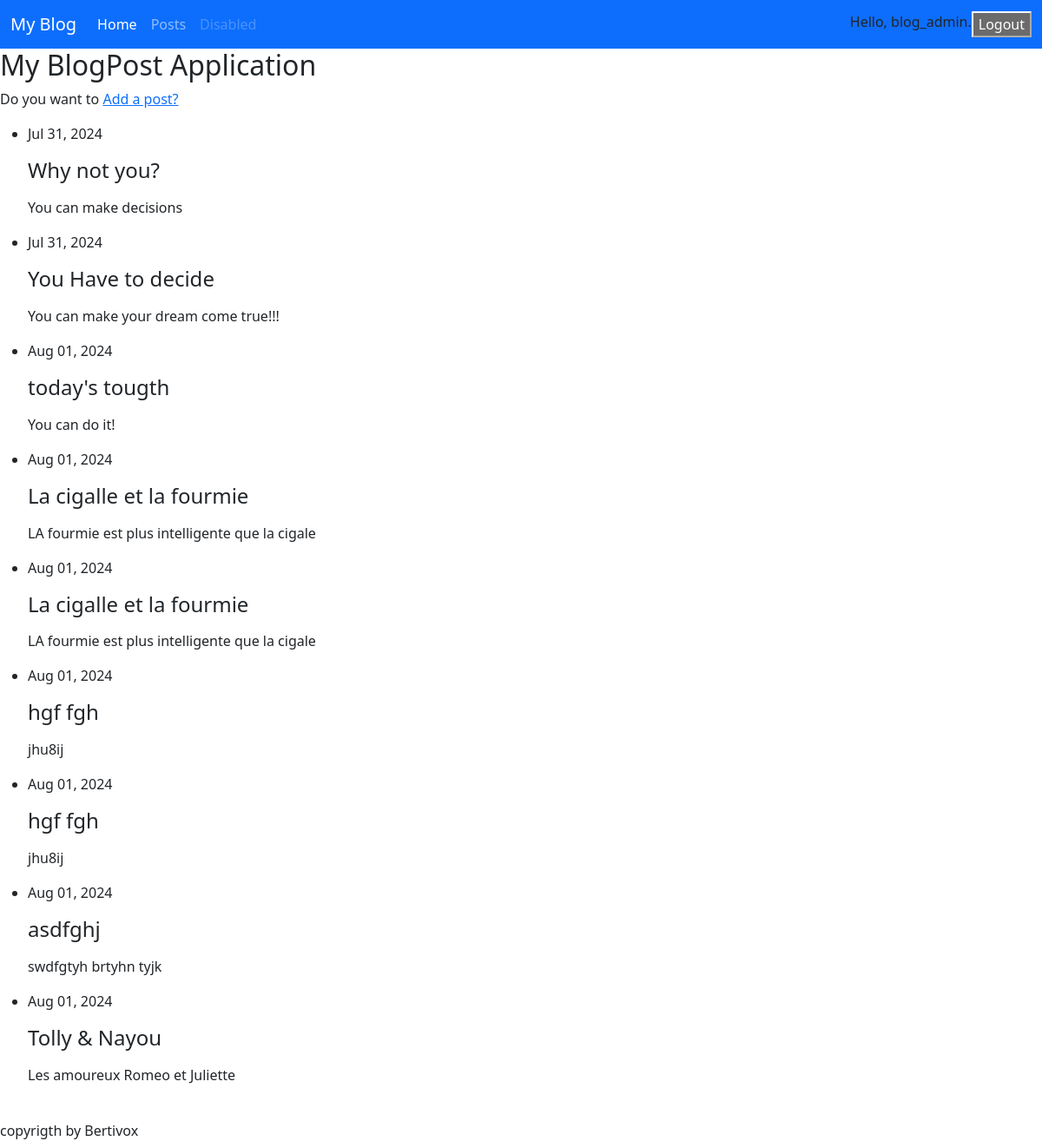
The page /post (signed in) on the database its author committed.
### blogs/models.py (models this page shows, shortened)
class BlogPost(models.Model):
    title=models.CharField(max_length=200)
    content=models.CharField(max_length=500)
    date_added=models.DateField(auto_now_add=True)
    owner=models.ForeignKey(User, on_delete=models.CASCADE)

### blogs/views.py (the view)
# urls.py: path('post', views.post, name='post'),
@login_required
def post(request):
    post=BlogPost.objects.filter(owner=request.user).order_by('date_added')
    context={'post': post}
    return render(request, 'blogs/post.html', context)

### templates/blogs/post.html
{% extends 'base.html'%}
{% block content %}
   <p>Do you want to <a href="{% url 'add_post'%}">Add a post?</a></p>
    <ul>
        {% for post in post %}
        <li>
            <p>{{post.date_added|date:'M d, Y'}}</p>
            <h4>{{post.title}}</h4>
            <p>{{post.content|linebreaks}}</p>
        </li>
        {% endfor %}
    </ul>
{% endblock content%}

### templates/base.html (shortened to what this page needs)
{% load django_bootstrap5 %}
<!DOCTYPE html>
<html lang="en">
<head>
    {% bootstrap_css %}
</head>
<body>
    <nav class="navbar navbar-expand-lg bg-primary" data-bs-theme="dark">
        <div class="container-fluid">
          <a class="navbar-brand" href="{% url 'index' %}">My Blog</a>
          <div class="collapse navbar-collapse" id="navbarSupportedContent">
            <ul class="navbar-nav me-auto mb-2 mb-lg-0">
              <li class="nav-item">
                <a class="nav-link active" aria-current="page" href="{% url 'index' %}">Home</a>
              </li>
              <li class="nav-item">
                <a class="nav-link" href="{% url 'post' %}">Posts</a>
              </li>
              <li class="nav-item">
                <a class="nav-link disabled" aria-disabled="true">Disabled</a>
              </li>
            </ul>
            <ul class="nav navbar-nav navbar-right">
                {% if user.is_authenticated %}
                <li class="nav-item">
                    <a>Hello, {{ user.username }}.</a>
                </li>
                <form method="post" action="{% url 'logout' %}">
                    <button type="submit">Logout</button>
                </form>
                {% endif %}
            </ul>
          </div>
        </div>
      </nav>
            <h2>My BlogPost Application</h2>
        {% block content %}{% endblock content %}
        <br>
        <footer>copyrigth by Bertivox</footer>
</body>
</html>

### rows shown on the page
BlogPost: date_added "Jul 31, 2024", title "Why not you?", content "You can make decisions"
BlogPost: date_added "Jul 31, 2024", title "You Have to decide", content "You can make your dream come true!!!"
BlogPost: date_added "Aug 01, 2024", title "today's tougth", content "You can do it!"
BlogPost: date_added "Aug 01, 2024", title "La cigalle et la fourmie", content "LA fourmie est plus intelligente que la cigale"
BlogPost: date_added "Aug 01, 2024", title "La cigalle et la fourmie", content "LA fourmie est plus intelligente que la cigale"
BlogPost: date_added "Aug 01, 2024", title "hgf fgh", content "jhu8ij"
BlogPost: date_added "Aug 01, 2024", title "hgf fgh", content "jhu8ij"
BlogPost: date_added "Aug 01, 2024", title "asdfghj", content "swdfgtyh brtyhn tyjk"
BlogPost: date_added "Aug 01, 2024", title "Tolly & Nayou", content "Les amoureux Romeo et Juliette"

### other values the page prints
{{ user.username }} "blog_admin"
